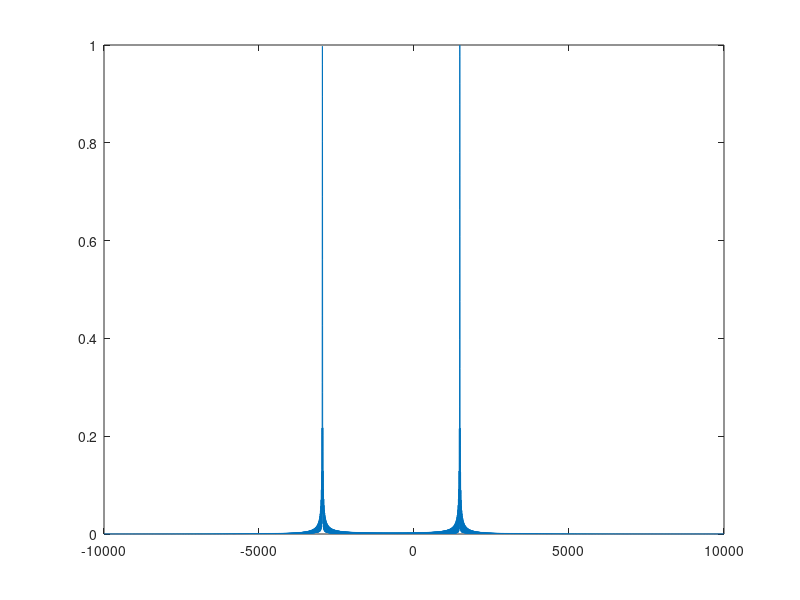

Recreate this plot in MATLAB.
%Variables
dim=2048;
fs=20e3;
c=3e8;
fc=10e9;
landa=c/fc;
v1=160*0.277;
v2=80*0.277;
Ro1=3500;
Ro2=1000;
ts=1/fs;
t=[0:dim-1]*ts;

rt1=Ro1+v1*t;
rt2=Ro2-v2*t;

fd1= -(2/landa)*v1;
fd2=-(2/landa)*v2;

srt1=exp(-i*((4*pi)/landa)*rt1);
srt2=exp(-i*((4*pi)/landa)*rt2);

srt=srt1+srt2;

dim_nova=dim*10;
k=(0:dim_nova-1)*fs/dim_nova-fs/2;
V1= (1/dim)*(fft(srt,dim_nova)); %Transformada de fourier del senyal.
plot(k,fftshift(abs(V1)))

